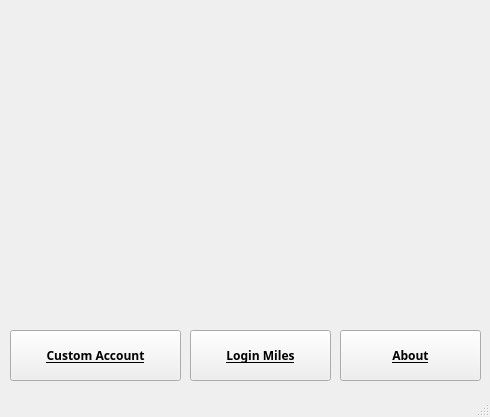
<?xml version="1.0" encoding="UTF-8"?>
<ui version="4.0">
 <class>MainWindow</class>
 <widget class="QMainWindow" name="MainWindow">
  <property name="geometry">
   <rect>
    <x>0</x>
    <y>0</y>
    <width>490</width>
    <height>417</height>
   </rect>
  </property>
  <property name="windowTitle">
   <string>MainWindow</string>
  </property>
  <widget class="QWidget" name="centralwidget">
   <widget class="QPushButton" name="b_custom">
    <property name="geometry">
     <rect>
      <x>10</x>
      <y>330</y>
      <width>171</width>
      <height>51</height>
     </rect>
    </property>
    <property name="font">
     <font>
      <family>Unispace</family>
      <weight>75</weight>
      <bold>true</bold>
      <underline>true</underline>
     </font>
    </property>
    <property name="text">
     <string>Custom Account</string>
    </property>
    <property name="flat">
     <bool>false</bool>
    </property>
   </widget>
   <widget class="QPushButton" name="b_login">
    <property name="geometry">
     <rect>
      <x>190</x>
      <y>330</y>
      <width>141</width>
      <height>51</height>
     </rect>
    </property>
    <property name="font">
     <font>
      <family>Unispace</family>
      <weight>75</weight>
      <bold>true</bold>
      <underline>true</underline>
     </font>
    </property>
    <property name="text">
     <string>Login Miles</string>
    </property>
   </widget>
   <widget class="QPushButton" name="b_about">
    <property name="geometry">
     <rect>
      <x>340</x>
      <y>330</y>
      <width>141</width>
      <height>51</height>
     </rect>
    </property>
    <property name="font">
     <font>
      <family>Unispace</family>
      <weight>75</weight>
      <bold>true</bold>
      <underline>true</underline>
     </font>
    </property>
    <property name="text">
     <string>About</string>
    </property>
   </widget>
   <widget class="QLabel" name="label">
    <property name="geometry">
     <rect>
      <x>0</x>
      <y>10</y>
      <width>481</width>
      <height>301</height>
     </rect>
    </property>
    <property name="text">
     <string/>
    </property>
    <property name="pixmap">
     <pixmap>../../../Downloads/Bright Minimal Business Logo.png</pixmap>
    </property>
   </widget>
  </widget>
  <widget class="QStatusBar" name="statusbar"/>
 </widget>
 <resources/>
 <connections/>
</ui>
